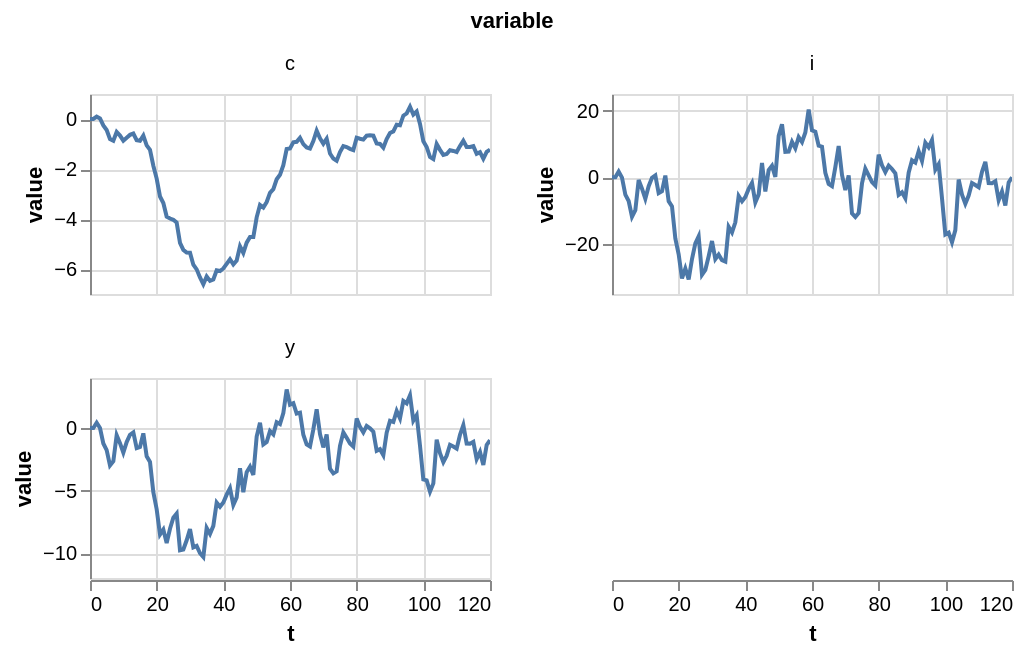

Notebook cell for this chart:
### Markdown cell above
One drawn history (in percent from steady state). These wobbles are the business cycle *this* model generates: persistent, uneven, and driven entirely by the dice — there is no other source of disturbance by construction.

### Code cell
simulation.plot(units="percent", variables=["y", "c", "i"], T=120)

### Figure 1 — Vega-Lite specification as saved in the notebook (floating-point values rounded to 4 significant figures; data arrays with more than 128 entries replaced by an {"elided": "..."} marker saying what was removed)
{"config": {"view": {"continuousWidth": 300, "continuousHeight": 300}}, "data": {"name": "data-c3677c2d9be91c51f32c92cf36944e42"}, "mark": {"type": "line"}, "encoding": {"facet": {"columns": 2, "field": "variable", "type": "nominal"}, "x": {"field": "t", "type": "quantitative"}, "y": {"field": "value", "type": "quantitative"}}, "height": 100, "params": [{"name": "param_1e9efca18e7a2868", "select": {"type": "interval", "encodings": ["x", "y"]}, "bind": "scales"}], "resolve": {"scale": {"y": "independent"}}, "width": 200, "$schema": "https://vega.github.io/schema/vega-lite/v6.4.1.json", "datasets": {"data-c3677c2d9be91c51f32c92cf36944e42": {"elided": "363 records"}}}
